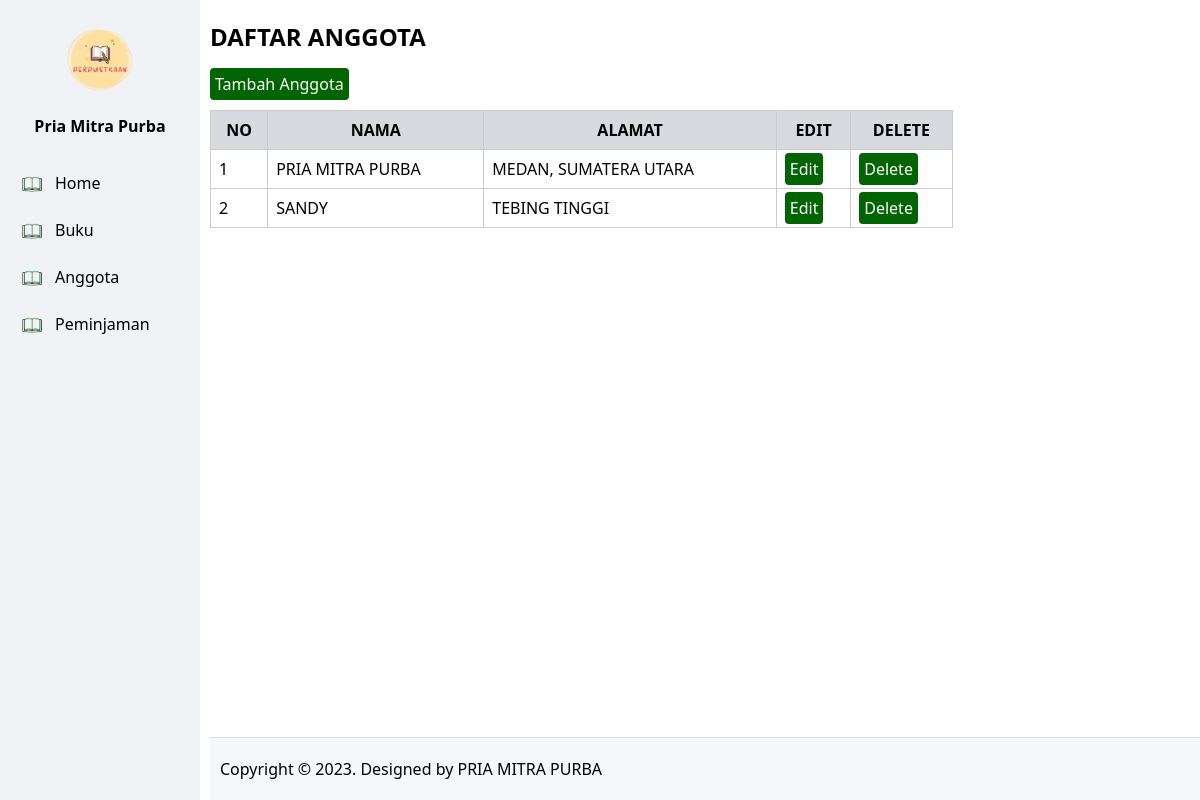
Screenshot of /index.php?hal=anggota_tampil with the database file from the repository.
### tables this page shows
CREATE TABLE `anggota` (
  `ID_Anggota` int(11) NOT NULL,
  `Nama` varchar(255) DEFAULT NULL,
  `Alamat` varchar(255) DEFAULT NULL
);

### inc/Koneksi.php (called while the page is built, shortened)
<?php
class Koneksi {
    public function __construct() {
        $this->db = new \PDO("mysql:host=localhost;dbname=dbperpus", "root", "");
    }
}
?>

### app/anggota.php (called while the page is built, shortened)
<?php
class anggota extends Koneksi {
    public function tampil()
    {
        $sql = "SELECT * FROM anggota";
        $stmt = $this->db->prepare($sql);
        $stmt->execute();
        $data = [];
        while ($rows = $stmt->fetch()) {
            $data[] = $rows;
        }
        return $data;
    }
}

### anggota_tampil.php (the view)
<?php
$anggota = new App\anggota;
$rows = $anggota->tampil();
?>
<h2>DAFTAR ANGGOTA</h2>
<a href="index.php?hal=anggota_input" class="btn">Tambah Anggota</a>
<table>
    <tr>
        <th>NO</th>
        <th>NAMA</th>
        <th>ALAMAT</th>
        <th>EDIT</th>
        <th>DELETE</th>
    </tr>
    <?php foreach ($rows as $row) { ?>
    <tr>
        <td><?php echo $row['ID_Anggota']; ?></td>
        <td><?php echo $row['Nama']; ?></td>
        <td><?php echo $row['Alamat']; ?></td>
        <td><a href="index.php?hal=anggota_edit&id=<?php echo $row['ID_Anggota']; ?>" class="btn">Edit</a></td>
        <td><a href="index.php?hal=anggota_delete&id=<?php echo $row['ID_Anggota']; ?>" class="btn">Delete</a></td>
    </tr>
    <?php } ?>
</table>

### layouts/assets/css/style.css (style rules this page uses)
body { font-family: 'Segoe UI', Tahoma, Geneva, Verdana, sans-serif; margin: 0; }
a { text-decoration: none; }
table { margin: 15px 0; border: 1px solid #cccccc; border-collapse: collapse; width: 75%; }
table th { border: 1px solid #cccccc; padding: 8px; background-color: #d8dadf; }
table td { border: 1px solid #cccccc; padding: 8px; }
.btn { background-color: #006400; border-radius: 4px; color: #ffffff; padding: 5px; }

### rows the page displays
anggota: ID_Anggota "1", Nama "PRIA MITRA PURBA", Alamat "MEDAN, SUMATERA UTARA"
anggota: ID_Anggota "2", Nama "SANDY", Alamat "TEBING TINGGI"
